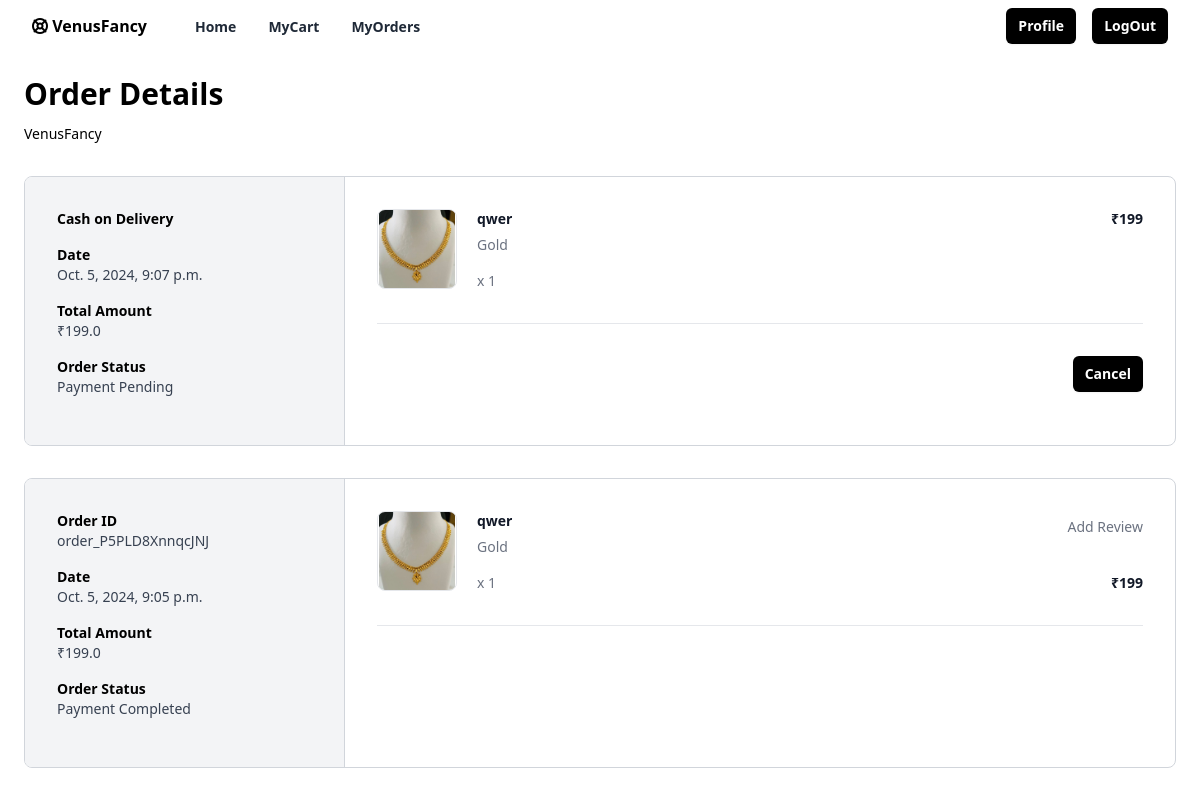
The page /myorder/summary/ (signed in) on the database its author committed.
### myfancy/models.py (models this page shows, shortened)
class Orders(models.Model):
    cart_items_object = models.ManyToManyField(Cart_items)
    user_object = models.ForeignKey(User, on_delete=models.CASCADE)
    order_id = models.CharField(max_length=200, null=True)
    address_object = models.ForeignKey(Address, on_delete=models.CASCADE,related_name="address_detail")
    is_paid = models.BooleanField(default=False)
    created_date = models.DateTimeField(auto_now_add=True)
    updated_date = models.DateTimeField(auto_now=True)
    is_active = models.BooleanField(default=True)
    total=models.FloatField(null=True)

class Cart_items(models.Model):
    product_variant_object=models.ForeignKey(ProductVariant,on_delete=models.CASCADE)
    size_object=models.ForeignKey(Size,on_delete=models.CASCADE)
    colour_object=models.ForeignKey(Colour,on_delete=models.CASCADE)
    cart_object=models.ForeignKey(Cart,on_delete=models.CASCADE,related_name="basket_items")
    quantity=models.PositiveIntegerField()
    is_order_placed=models.BooleanField(default=False)
    created_date=models.DateTimeField(auto_now_add=True)
    updated_date=models.DateTimeField(auto_now=True)
    is_active=models.BooleanField(default=True)

class ProductVariant(models.Model):
    product_object=models.ForeignKey(Product,on_delete=models.CASCADE,related_name="product_variants")
    colour_object=models.ManyToManyField(Colour)
    size_object=models.ManyToManyField(Size)
    price=models.PositiveIntegerField()
    created_date=models.DateTimeField(auto_now_add=True)
    updated_date=models.DateTimeField(auto_now=True)
    is_active=models.BooleanField(default=True)

class Product(models.Model):
    title=models.CharField(max_length=200)
    description=models.TextField()
    image=models.ImageField(upload_to="product_picture",default="/product_picture/default_product_picture.png")
    material_object=models.ManyToManyField(Material)
    occasion_object=models.ForeignKey(Occasion,on_delete=models.CASCADE)
    feature_object=models.ManyToManyField(Feature)
    type_object=models.ForeignKey(Type,on_delete=models.CASCADE)
    tag_object=models.ManyToManyField(Tag)
    owner=models.ForeignKey(User,on_delete=models.CASCADE,related_name="products")
    created_date=models.DateTimeField(auto_now_add=True)
    updated_date=models.DateTimeField(auto_now=True)
    is_active=models.BooleanField(default=True)

class Colour(models.Model):
    name=models.CharField(max_length=200,unique=True)
    created_date=models.DateTimeField(auto_now_add=True)
    updated_date=models.DateTimeField(auto_now=True)
    is_active=models.BooleanField(default=True)
    def __str__(self):
        return self.name

### myfancy/views.py (the view)
# urls.py: path("myorder/summary/",views.MyPurchaseView.as_view(),name="myorders"),
@method_decorator(signin_required,name="dispatch")
class MyPurchaseView(View):
    def get(self,request,*args, **kwargs):
        qs=Orders.objects.filter(Q(user_object=request.user,is_paid=True) | Q(address_object__payment_method="cash_on_delivery")).order_by("-created_date")
        return render(request,"shop/myorder_summary.html",{"orders":qs})

### myfancy/templates/shop/myorder_summary.html (shortened to what this page needs)
{% extends "shop/base.html" %}
{% block main_block %}
        {%if orders%}
        <div class="mx-auto my-4 max-w-6xl px-2 md:my-6 md:px-0">
          <h2 class="text-3xl font-bold">Order Details</h2>
          <div class="mt-3 text-sm">
            VenusFancy
          </div>
        {%for o in orders%}
        <div class="mt-8 flex flex-col overflow-hidden rounded-lg border border-gray-300 md:flex-row">
            <div class="w-full border-r border-gray-300 bg-gray-100 md:max-w-xs">
              <div class="p-8">
                <div class="grid grid-cols-2 sm:grid-cols-4 md:grid-cols-1">
                  {%if o.is_paid%}
                  <div class="mb-4">
                    <div class="text-sm font-semibold">Order ID</div>
                    <div class="text-sm font-medium text-gray-700">{{o.order_id}}</div>
                  </div>
                  {%else%}
                  <div class="mb-4">
                    <div class="text-sm font-semibold">Cash on Delivery</div>
                  </div>
                  {%endif%}
                  <div class="mb-4">
                    <div class="text-sm font-semibold">Date</div>
                    <div class="text-sm font-medium text-gray-700">{{o.created_date}}</div>
                  </div>
                  <div class="mb-4">
                    <div class="text-sm font-semibold">Total Amount</div>
                    <div class="text-sm font-medium text-gray-700">₹{{o.total}}</div>
                  </div>
                  <div class="mb-4">
                    <div class="text-sm font-semibold">Order Status</div>
                    <div class="text-sm font-medium text-gray-700">
                        {%if o.is_paid%}
                            Payment Completed
                        {%else%}
                            Payment Pending
                        {%endif%}
                    </div>
                  </div>
                </div>
              </div>
            </div>
            <div class="flex-1">
              <div class="p-8">
                <ul class="-my-7 divide-y divide-gray-200">
                  {% for p in o.cart_items_object.all %}
                  <li class="flex flex-col justify-between space-x-5 py-7 md:flex-row">
                    <div class="flex flex-1 items-stretch">
                      <div class="flex-shrink-0">
                        <img
                          class="h-20 w-20 rounded-lg border border-gray-200 object-contain"
                          src="{{ p.product_variant_object.product_object.image.url }}"
                          alt="{{ p.product_variant_object.product_object.title }}"
                        />
                      </div>
                      <div class="ml-5 flex flex-col justify-between">
                        <div class="flex-1">
                          <p class="text-sm font-bold text-gray-900">
                            {{ p.product_variant_object.product_object.title }}
                          </p>
                          <p class="mt-1.5 text-sm font-medium text-gray-500">{{ p.colour_object }}</p>
                        </div>
                        <p class="mt-4 text-sm font-medium text-gray-500">x {{ p.quantity }}</p>
                      </div>
                    </div>
                    <div class="ml-auto flex flex-col items-end justify-between">
                      {%if o.is_paid%}
                      <p class="mt-1.5 text-sm font-medium text-gray-500">
                        <a href="{% url 'review-add' p.product_variant_object.product_object.id %}">Add Review</a>
                    </p>
                      {%endif%}
                      <p class="text-right text-sm font-bold text-gray-900">₹{{ p.product_variant_object.price }}</p>
                    </div>
                  </li>
                {% endfor %}
                </ul>
                <hr class="my-8 border-t border-t-gray-200" />
                {%if not o.is_paid%}
                <div class="space-x-4 flex justify-end">
                  <a
                    href="{%url 'cash-on-delivery-cancel' o.id%}"
                    type="button"
                    class="rounded-md bg-black px-3 py-2 text-sm font-semibold text-white shadow-sm hover:bg-black/80 focus-visible:outline focus-visible:outline-2 focus-visible:outline-offset-2 focus-visible:outline-black"
                  >
                    Cancel
                  </a>
                </div>
                {%endif%}
              </div>
            </div>
          </div>
        {%endfor%}
        {%else%}
        <div class="flex items-center justify-center h-screen">
          <h1 class="w-1/4 text-center">
            <b>Your Order Summary is Empty</b>
          </h1>
        </div>
        {%endif%}
  </div>
{% endblock  %}

### rows shown on the page
Orders: is_paid "Cash on Delivery", created_date "Oct. 5, 2024, 9:07 p.m.", total "199.0"
Cart_items: product_variant_object.product_object.image (picture), product_variant_object.product_object "qwer", colour_object "Gold", quantity "1", product_variant_object.price "199"
Orders: order_id "order_P5PLD8XnnqcJNJ", created_date "Oct. 5, 2024, 9:05 p.m.", total "199.0", is_paid "Payment Completed"
Cart_items: product_variant_object.product_object.image (picture), product_variant_object.product_object "qwer", colour_object "Gold", quantity "1", shows "Add Review", product_variant_object.price "199"
